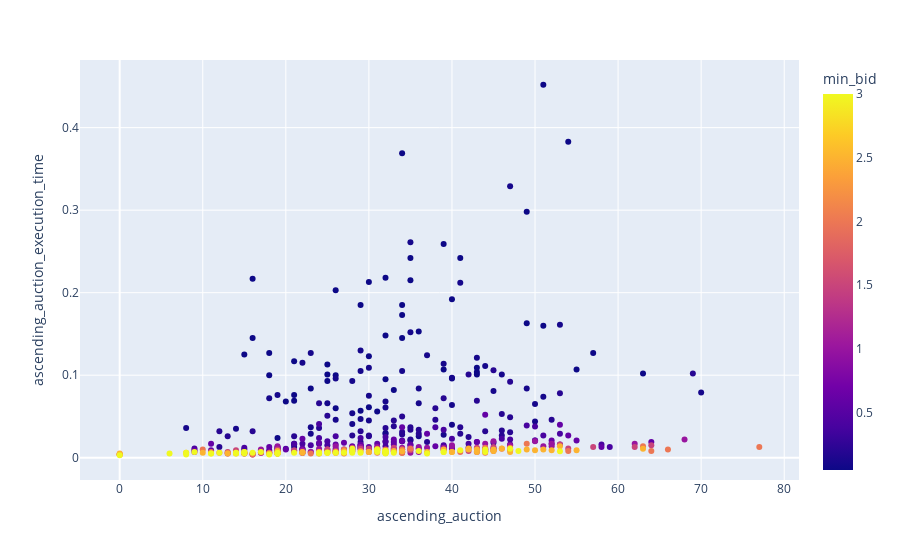

Source (notebook cell):
### Markdown cell above
### Running time and total utility vs min_bid

### Code cell
experiment_min_bid = pd.DataFrame()
for min_bid in [0.05, 0.1, 0.2, 0.4, 0.6, 1, 1.5, 2, 2.5, 3]:
    total = run_experiment(n_exp=50, n_agents=10, max_deadline=10, max_duration=10, max_utility=20,
                           n_slots=10, entry_price=1, min_bid=min_bid,
                           agent_type=['ascending_auction'])
    total['n_agents'] = n_agents
    total['n_slots'] = n_slots

    experiment_min_bid = experiment_min_bid.append(total)

### Figure 1 — Plotly figure (JSON) as saved in the notebook; plotly's stock layout.template omitted (floating-point values rounded to 4 significant figures; data arrays with more than 128 entries replaced by an {"elided": "..."} marker saying what was removed)
{"data": [{"hovertemplate": "ascending_auction=%{x}<br>ascending_auction_execution_time=%{y}<br>min_bid=%{marker.color}<extra></extra>", "legendgroup": "", "marker": {"color": {"elided": "500 float values"}, "coloraxis": "coloraxis", "symbol": "circle"}, "mode": "markers", "name": "", "orientation": "v", "showlegend": false, "x": {"elided": "500 int values"}, "xaxis": "x", "y": {"elided": "500 float values"}, "yaxis": "y", "type": "scatter"}], "layout": {"xaxis": {"anchor": "y", "domain": [0.0, 1.0], "title": {"text": "ascending_auction"}}, "yaxis": {"anchor": "x", "domain": [0.0, 1.0], "title": {"text": "ascending_auction_execution_time"}}, "coloraxis": {"colorbar": {"title": {"text": "min_bid"}}, "colorscale": [[0.0, "#0d0887"], [0.1111, "#46039f"], [0.2222, "#7201a8"], [0.3333, "#9c179e"], [0.4444, "#bd3786"], [0.5556, "#d8576b"], [0.6667, "#ed7953"], [0.7778, "#fb9f3a"], [0.8889, "#fdca26"], [1.0, "#f0f921"]]}, "legend": {"tracegroupgap": 0}, "margin": {"t": 60}}}
